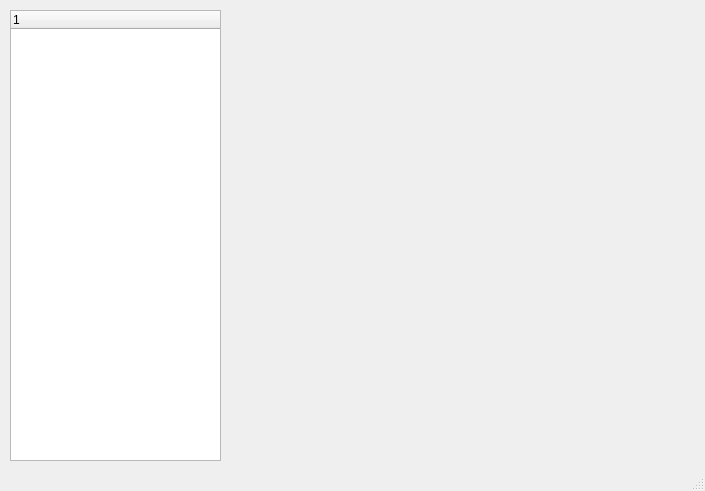
<?xml version="1.0" encoding="UTF-8"?>
<ui version="4.0">
 <class>Reports</class>
 <widget class="QMainWindow" name="Reports">
  <property name="geometry">
   <rect>
    <x>0</x>
    <y>0</y>
    <width>705</width>
    <height>491</height>
   </rect>
  </property>
  <property name="windowTitle">
   <string>MainWindow</string>
  </property>
  <widget class="QWidget" name="centralwidget">
   <widget class="QTreeWidget" name="treeWidget">
    <property name="geometry">
     <rect>
      <x>10</x>
      <y>10</y>
      <width>211</width>
      <height>451</height>
     </rect>
    </property>
    <column>
     <property name="text">
      <string notr="true">1</string>
     </property>
    </column>
   </widget>
  </widget>
  <widget class="QStatusBar" name="statusbar"/>
 </widget>
 <resources/>
 <connections/>
</ui>
